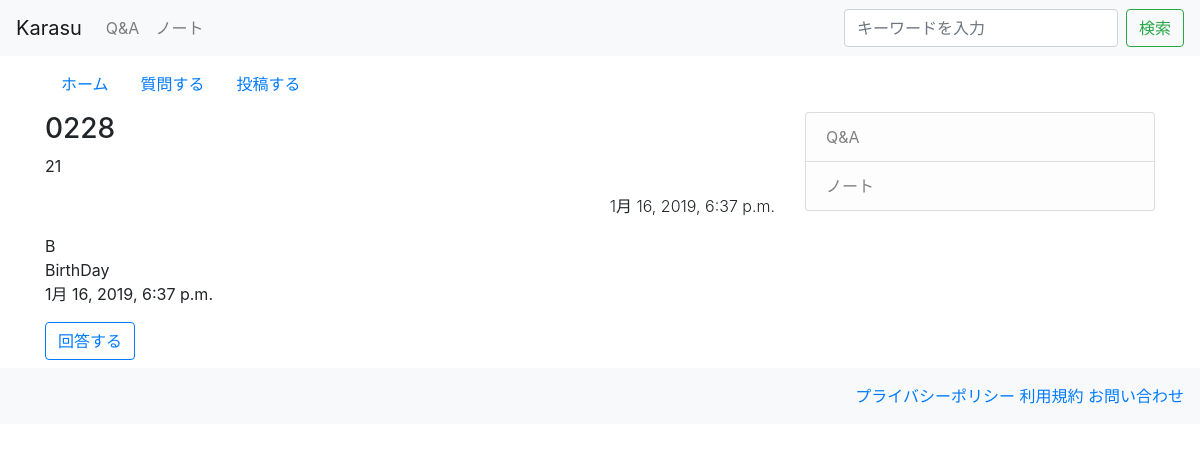
The page /qa/detail/38 on the database its author committed.
### qa/models.py (models this page shows, shortened)
class Category(models.Model):
    name = models.CharField('カテゴリ名', max_length=200)
    def __str__(self):
        return self.name

class Day(models.Model):
    title = models.CharField('タイトル', max_length=200)
    text = models.TextField('本文')
    date = models.DateTimeField('日付', default=timezone.now)
    category = models.ForeignKey(Category, verbose_name='カテゴリ', on_delete=models.PROTECT, blank=True, null=True)

class Comment(models.Model):
    name = models.CharField('名前', max_length=30, default='')
    text = models.TextField('本文')
    day = models.ForeignKey(Day, verbose_name='紐づく記事', on_delete=models.PROTECT)
    date = models.DateTimeField('日付', default=timezone.now)

### qa/views.py (the view)
# urls.py: path('detail/<int:pk>', views.DetailView.as_view(), name='detail'), #qa/detail/1
class DetailView(generic.DetailView): #デフォルトテンプレートは、モデル名_detail.html
    model = Day

### qa/context_processors.py (called while the page is built)
def common(request):
    context = {
      'category_list':Category.objects.all(),
    }
    return context

### qa/templates/qa/day_detail.html
{% extends 'qa/base.html' %}
{% block content %}
<h3>{{ day.title }}</h3>
<p class="font-weight-normal">{{ day.text | linebreaksbr | urlize}}</p>
<p class="text-right font-weight-light">{{ day.date }}</p>
{% for comment in day.comment_set.all %}
<p>
  {{ comment.name }}<br>
  {{ comment.text | linebreaksbr }}<br>
  {{ comment.date }}
</p>
{% endfor %}
<a class="btn btn-outline-primary mb-2" href="{% url 'qa:comment' day.pk %}">回答する</a>
{% endblock %}

### qa/templates/qa/base.html (shortened to what this page needs)
<!doctype html>
<html lang="ja">
  <head>
    <link rel="stylesheet" href="https://stackpath.bootstrapcdn.com/bootstrap/4.2.1/css/bootstrap.min.css">
  </head>
  <body>
    <nav class="navbar navbar-expand-lg navbar-light bg-light">
      <a class="navbar-brand" href="{% url 'qa:index' %}">Karasu</a>
      <div class="navbar-collapse collapse show" id="navbarSupportedContent" style="">
        <ul class="navbar-nav mr-auto">
          {% for category in category_list %}
          <li class="nav-item">
            <a class="nav-link" href="{% url 'qa:category' category.pk %}">{{ category }}</a>
          </li>
          {% endfor %}
        </ul>
        <form class="form-inline my-2 my-lg-0" method="GET" action="{% url 'qa:index' %}">
          <input class="form-control mr-sm-2" type="text" placeholder="キーワードを入力" aria-label="Search" name="keyword">
          <button class="btn btn-outline-success my-2 my-sm-0" type="submit">検索</button>
        </form>
      </div>
    </nav>
    <div class="container">
      <nav class="nav mb-2 mt-2">
        <a class="nav-link active" href="{% url 'qa:index' %}">ホーム</a>
        <a class="nav-link active" href="{%  url 'qa:add' %}" target="_blank">質問する</a>
        <a class="nav-link active" href="{%  url 'qa:add' %}" target="_blank">投稿する</a>
      </nav>
      <div class="row">
        <div class="col-md-8">
          {% block content %}
          {% endblock %}
        </div>
        <div class="col-md-4">
          <div class="list-group">
            {% for category in category_list %}
            <a href="{% url 'qa:category' category.pk %}" class="list-group-item list-group-item-action list-group-item-light">{{ category }}</a>
            {% endfor %}
          </div>
        </div>
      </div>
    </div>
    <footer class="footer bg-light text-gray text-right py-3 pr-3">
      <div class="text-muted text-right">
        <a href="#">プライバシーポリシー</a>
        <a href="#">利用規約</a>
        <a href="#">お問い合わせ</a>
      </div>
    </footer>
  </body>
</html>

### rows shown on the page
Category: name "Q&A"
Category: name "ノート"
Day: title "0228", text "21", date "1月 16, 2019, 6:37 p.m."
Comment: name "B", text "BirthDay", date "1月 16, 2019, 6:37 p.m."
